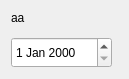
<?xml version="1.0" encoding="UTF-8"?>
<ui version="4.0">
 <class>WidgetDate5C</class>
 <widget class="QWidget" name="WidgetDate5C">
  <property name="geometry">
   <rect>
    <x>0</x>
    <y>0</y>
    <width>129</width>
    <height>77</height>
   </rect>
  </property>
  <property name="sizePolicy">
   <sizepolicy hsizetype="Preferred" vsizetype="MinimumExpanding">
    <horstretch>0</horstretch>
    <verstretch>0</verstretch>
   </sizepolicy>
  </property>
  <property name="minimumSize">
   <size>
    <width>0</width>
    <height>0</height>
   </size>
  </property>
  <property name="maximumSize">
   <size>
    <width>1500</width>
    <height>1500</height>
   </size>
  </property>
  <property name="windowTitle">
   <string>Form</string>
  </property>
  <property name="styleSheet">
   <string notr="true">QComboBox{combobox-popup:0;};</string>
  </property>
  <layout class="QGridLayout" name="gridLayout">
   <item row="0" column="0">
    <widget class="MonLabelClic" name="label">
     <property name="sizePolicy">
      <sizepolicy hsizetype="Fixed" vsizetype="Expanding">
       <horstretch>0</horstretch>
       <verstretch>0</verstretch>
      </sizepolicy>
     </property>
     <property name="minimumSize">
      <size>
       <width>0</width>
       <height>20</height>
      </size>
     </property>
     <property name="maximumSize">
      <size>
       <width>1500</width>
       <height>20</height>
      </size>
     </property>
     <property name="frameShape">
      <enum>QFrame::NoFrame</enum>
     </property>
     <property name="text">
      <string>aa</string>
     </property>
     <property name="scaledContents">
      <bool>false</bool>
     </property>
     <property name="alignment">
      <set>Qt::AlignLeading|Qt::AlignLeft|Qt::AlignTop</set>
     </property>
    </widget>
   </item>
   <item row="1" column="0">
    <layout class="QHBoxLayout" name="horizontalLayout">
     <item>
      <widget class="QDateEdit" name="dateEdit">
       <property name="sizePolicy">
        <sizepolicy hsizetype="Fixed" vsizetype="Fixed">
         <horstretch>0</horstretch>
         <verstretch>0</verstretch>
        </sizepolicy>
       </property>
       <property name="minimumSize">
        <size>
         <width>101</width>
         <height>31</height>
        </size>
       </property>
       <property name="maximumSize">
        <size>
         <width>101</width>
         <height>31</height>
        </size>
       </property>
       <property name="toolTip">
        <string>Entrer la date</string>
       </property>
       <property name="html" stdset="0">
        <string>&lt;!DOCTYPE HTML PUBLIC &quot;-//W3C//DTD HTML 4.0//EN&quot; &quot;http://www.w3.org/TR/REC-html40/strict.dtd&quot;&gt;
&lt;html&gt;&lt;head&gt;&lt;meta name=&quot;qrichtext&quot; content=&quot;1&quot; /&gt;&lt;style type=&quot;text/css&quot;&gt;
p, li { white-space: pre-wrap; }
&lt;/style&gt;&lt;/head&gt;&lt;body style=&quot; font-family:'Cantarell'; font-size:11pt; font-weight:400; font-style:normal;&quot;&gt;
&lt;p style=&quot; margin-top:0px; margin-bottom:0px; margin-left:0px; margin-right:0px; -qt-block-indent:0; text-indent:0px;&quot;&gt;&lt;span style=&quot; font-family:'Latin Modern Sans';&quot;&gt;18/12/17&lt;/span&gt;&lt;/p&gt;&lt;/body&gt;&lt;/html&gt;</string>
       </property>
      </widget>
     </item>
     <item>
      <spacer name="horizontalSpacer">
       <property name="orientation">
        <enum>Qt::Horizontal</enum>
       </property>
       <property name="sizeHint" stdset="0">
        <size>
         <width>40</width>
         <height>20</height>
        </size>
       </property>
      </spacer>
     </item>
    </layout>
   </item>
  </layout>
 </widget>
 <customwidgets>
  <customwidget>
   <class>MonLabelClic</class>
   <extends>QLabel</extends>
   <header>InterfaceGUI.QT5.monLabelClic.h</header>
  </customwidget>
 </customwidgets>
 <resources/>
 <connections/>
</ui>
